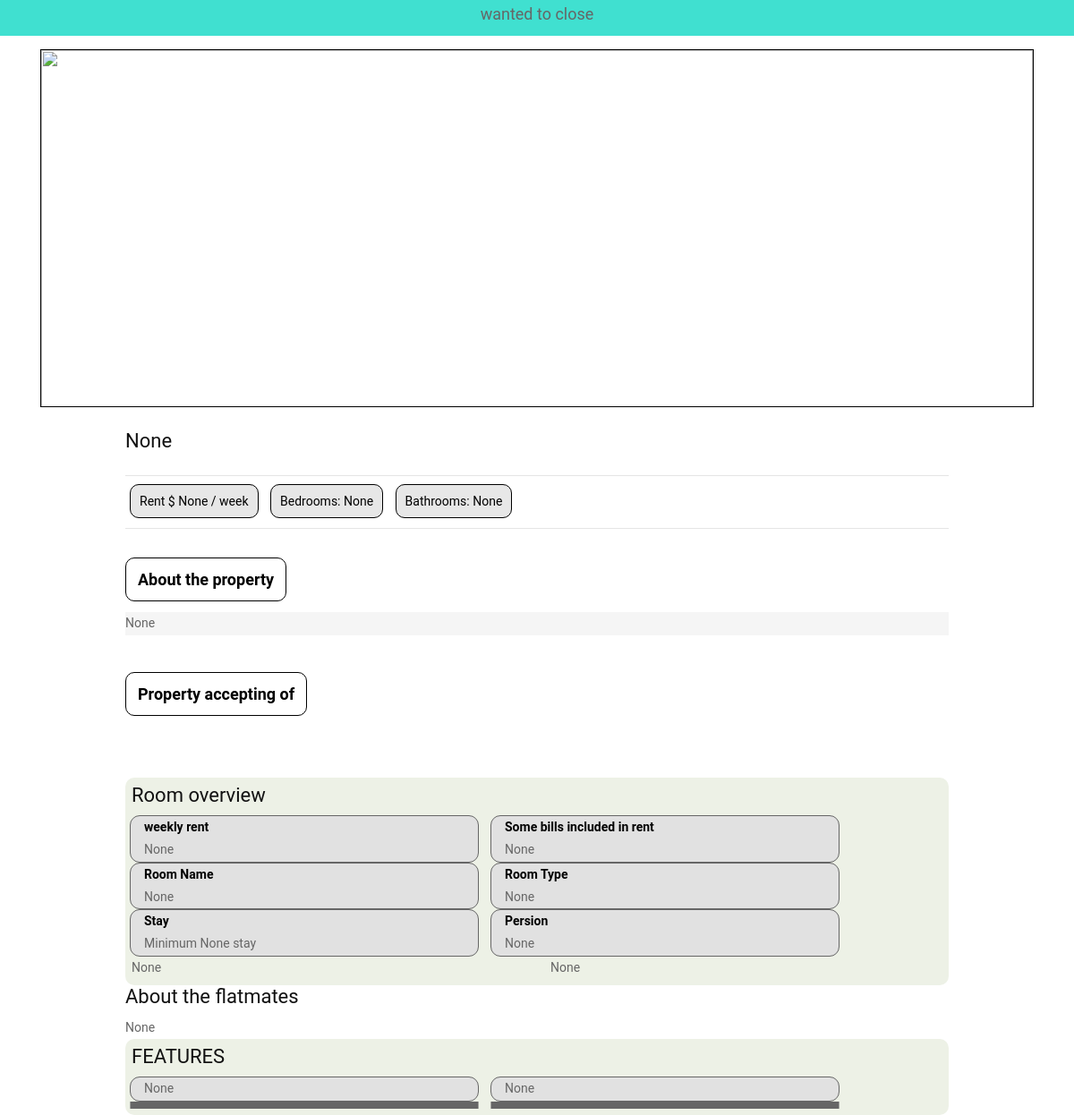
The app's page /details_page/9 with its own data.
### app_one/models.py (models this page shows, shortened)
class listing_of_accommodationthat_seller_offering(models.Model):
    class Meta:
        verbose_name_plural = 'listing of accommodationthat seller offering'
    link_with_user = models.ForeignKey(User_info_table, on_delete=models.CASCADE)
    Type_of_user_seller_or_finder = models.CharField(max_length=256, blank=True, null=True)
    model_offering_accommodation = models.CharField(max_length=256, blank=True, null=True)
    model_property = models.CharField(max_length=256, blank=True, null=True)
    model_Property_Address = models.CharField(max_length=256, blank=True, null=True)
    model_property_bedrooms = models.CharField(max_length=256, blank=True, null=True)
    model_property_bathrooms = models.CharField(max_length=256, blank=True, null=True)
    model_Parking = models.CharField(max_length=256, blank=True, null=True)
    model_Internet = models.CharField(max_length=256, blank=True, null=True)
    model_Total_number_of_flatmates = models.CharField(max_length=256, blank=True, null=True)
    model_Room_name = models.CharField(max_length=256, blank=True, null=True)
    model_Room_type = models.CharField(max_length=256, blank=True, null=True)
    model_Room_furnishings = models.CharField(max_length=256, blank=True, null=True)
    model_Bathroom_type = models.CharField(max_length=256, blank=True, null=True)
    model_Bed_Size = models.CharField(max_length=256, blank=True, null=True)
    model_Room_furnishings_features_Bed_side_table = models.CharField(max_length=256, blank=True, null=True)
    model_Room_furnishings_features_Wardrobe = models.CharField(max_length=256, blank=True, null=True)
    model_Room_furnishings_features_Drawers = models.CharField(max_length=256, blank=True, null=True)
    model_Room_furnishings_features_Air_conditioner = models.CharField(max_length=256, blank=True, null=True)
    model_Room_furnishings_features_Heater = models.CharField(max_length=256, blank=True, null=True)
    model_Room_furnishings_features_Desk = models.CharField(max_length=256, blank=True, null=True)
    model_Room_furnishings_features_Lamp = models.CharField(max_length=256, blank=True, null=True)
    model_Room_furnishings_features_Chair = models.CharField(max_length=256, blank=True, null=True)
    model_Room_furnishings_features_Couch = models.CharField(max_length=256, blank=True, null=True)
    model_Room_furnishings_features_TV = models.CharField(max_length=256, blank=True, null=True)
    model_Room_furnishings_features_Balcony = models.CharField(max_length=256, blank=True, null=True)
    model_Room_furnishings_features_Door_lock = models.CharField(max_length=256, blank=True, null=True)
    model_Room_furnishings_features_Kitchenette = models.CharField(max_length=256, blank=True, null=True)
    model_room_Weekly_rent = models.IntegerField(blank=True, null=True)
    model_room_changed_Bond = models.CharField(max_length=256, blank=True, null=True)
    model_room_changed_Bills = models.CharField(max_length=256, blank=True, null=True)
    model_Room_availability_Date = models.DateField(max_length=256, blank=True, null=True)
    model_Room_availability_Minimum_length_stay = models.CharField(max_length=256, blank=True, null=True)
    model_Room_availability_Maximum_length_stay = models.CharField(max_length=256, blank=True, null=True)
    model_Property_and_room_images_1 = models.ManyToManyField(accommodationthat_seller_offering_image, blank=True, null=True)
    model_Flatmate_Preference_name = models.CharField(max_length=256, blank=True, null=True)
    model_Accepting_Backpackers = models.CharField(max_length=256, blank=True, null=True)
    model_Accepting_Students = models.CharField(max_length=256, blank=True, null=True)
    model_Accepting_Smokers = models.CharField(max_length=256, blank=True, null=True)
    model_Accepting_LGBTI = models.CharField(max_length=256, blank=True, null=True)
    model_Accepting_years_olds = models.CharField(max_length=256, blank=True, null=True)
    model_Accepting_Children = models.CharField(max_length=256, blank=True, null=True)
    model_Accepting_Pets = models.CharField(max_length=256, blank=True, null=True)
    model_Accepting_Retirees = models.CharField(max_length=256, blank=True, null=True)
    model_Accepting_On_welfare = models.CharField(max_length=256, blank=True, null=True)
    Can_edit_or_not = models.CharField(max_length=256, blank=True, null=True)
    model_introduce_about_your_flatmates = models.TextField(blank=True, null=True)
    model_introduce_great_about_living = models.TextField(blank=True, null=True)
    Finder_Room_in_an_existing_sharehouse = models.CharField(max_length=256, blank=True, null=True)
    Finder_Whole_property_for_rent = models.CharField(max_length=256, blank=True, null=True)
    Finder_Studio = models.CharField(max_length=256, blank=True, null=True)
    Finder_Granny_flats = models.CharField(max_length=256, blank=True, null=True)
    Finder_One_bed_flat = models.CharField(max_length=256, blank=True, null=True)
    Finder_Homestay = models.CharField(max_length=256, blank=True, null=True)
    Finder_Shared_Room = models.CharField(max_length=256, blank=True, null=True)
    Finder_Student_Accommondation = models.CharField(max_length=256, blank=True, null=True)
    Subberb_tags = models.CharField(max_length=256, blank=True, null=True)
    Finder_Weekly_budget = models.IntegerField( blank=True, null=True)
    Finder_Preferred_move_date = models.DateField( blank=True, null=True)
    Finder_Preferred_length_of_stay = models.CharField(max_length=256, blank=True, null=True)
    Finder_Room_furnishings = models.CharField(max_length=256, blank=True, null=True)
    Finder_Internet = models.CharField(max_length=256, blank=True, null=True)
    Finder_Bathroom_type = models.CharField(max_length=256, blank=True, null=True)
    Finder_Parking = models.CharField(max_length=256, blank=True, null=True)
    Finder_Max_number_of_flatmates = models.CharField(max_length=256, blank=True, null=True)
    Finder_This_place_is_for = models.CharField(max_length=256, blank=True, null=True)
    Finder_Your_first_name = models.CharField(max_length=256, blank=True, null=True)
    Finder_Age = models.CharField(max_length=256, blank=True, null=True)
    Finder_The_gender_you_identify_as = models.CharField(max_length=256, blank=True, null=True)
    Finder_friends_Info_table = models.ManyToManyField(Finder_friends_all_Info_table, blank=True,null=True)
    Finder_image_get = models.ForeignKey(Finder_Profile_picturec_table, on_delete=models.CASCADE, blank=True,null=True)
    Finder_Employment_status_Working_full_time = models.CharField(max_length=256, blank=True, null=True)
    Finder_Employment_status_Working_part_time = models.CharField(max_length=256, blank=True, null=True)
    Finder_Employment_status_Working_holiday = models.CharField(max_length=256, blank=True, null=True)
    Finder_Employment_status_Retired = models.CharField(max_length=256, blank=True, null=True)
    Finder_Employment_status_Unemployed = models.CharField(max_length=256, blank=True, null=True)
    Finder_Employment_status_Backpacker = models.CharField(max_length=256, blank=True, null=True)
    Finder_Employment_status_Student = models.CharField(max_length=256, blank=True, null=True)
    Finder_Lifestyle_Smoker = models.CharField(max_length=256, blank=True, null=True)
    Finder_Lifestyle_LGBTI = models.CharField(max_length=256, blank=True, null=True)
    Finder_Lifestyle_Pets = models.CharField(max_length=256, blank=True, null=True)
    Finder_Lifestyle_Children = models.CharField(max_length=256, blank=True, null=True)
    Finder_great_to_live_with = models.CharField(max_length=256, blank=True, null=True)
    List_create_date_time = models.DateTimeField(default=datetime.now(), blank=True, null=True)
    List_create_date = models.DateField(default=date.today(), blank=True, null=True)

### app_one/views.py (the view)
# urls.py: path('details_page/<int:pk>', views.details_page, name='details_page'),
def details_page(request, pk):
    get_the_spacific_list = listing_of_accommodationthat_seller_offering.objects.get(id=pk)
    contex = {
        'get_the_spacific_list': get_the_spacific_list,
    }
    return render(request, 'details_page.html', contex)

### templates/details_page.html (shortened to what this page needs)
{% load static %}
<!DOCTYPE html>
<html lang="en">
<head>
  <link rel="stylesheet" href="{% static '' %}css/bootstrap.min.css">
  <link rel="stylesheet" href="{% static '' %}css/style.css">
  <link rel="stylesheet" href="{% static '' %}css/responsive.css">
  <link rel="stylesheet" href="{% static '' %}css/jquery.mCustomScrollbar.min.css">
  <link rel="stylesheet" href="https://cdnjs.cloudflare.com/ajax/libs/fancybox/2.1.5/jquery.fancybox.min.css" media="screen">
    <link rel="stylesheet" href="https://cdnjs.cloudflare.com/ajax/libs/font-awesome/4.7.0/css/font-awesome.min.css">
</head>
<body>
<div class="row" style="background-color: turquoise; text-align: center; height: 40px; font-size: 18px;">
      <div class="col-xs-12 col-sm-12 col-md-12 col-lg-12">wanted to close </div>
</div>
  <div class="container">
      <div id="image_show">
          <img src="{{ get_the_spacific_list.model_Property_and_room_images_1.first.model_Property_and_room_images_1.url }}" style="width: 100%;margin-top: 15px;border: 1px solid black;height: 400px;" />
      </div>
    <div class="row">
      <div class="col-xs-12 col-sm-12 col-md-1 col-lg-1"></div>
      <div class="col-xs-12 col-sm-12 col-md-10 col-lg-10" >
          <br>
          <h2 style="margin-bottom: 13px;">{{get_the_spacific_list.model_Property_Address}}</h2>
<hr>
          <span style="background-color: #e7e7e7; padding: 10px; border: 1px solid; border-radius: 10px; color: black; margin: 5px;">
              Rent &#36; {{get_the_spacific_list.model_room_Weekly_rent}} / week</span>
          <span style="background-color: #e7e7e7; padding: 10px; border: 1px solid; border-radius: 10px; color: black; margin: 5px;">
              Bedrooms: {{get_the_spacific_list.model_property_bedrooms}}</span>
          <span style="background-color: #e7e7e7; padding: 10px; border: 1px solid; border-radius: 10px; color: black; margin: 5px;">
              Bathrooms: {{get_the_spacific_list.model_property_bathrooms}}</span>
<hr>
          <br>
          <span  style="font-size: 18px;  color: black; font-weight: bold; border: 1px solid; padding: 13px; border-radius: 10px;">About the property</span>
          <div style="margin-top: 20px;  background-color: whitesmoke;">{{get_the_spacific_list.model_introduce_great_about_living}}</div>
          <br>
          <br>
          <span  style="font-size: 18px;  color: black; font-weight: bold; border: 1px solid; padding: 13px; border-radius: 10px;">Property accepting of</span>
          <br>
          <br>
<br>
<br>
 <div style="background-color: #edf1e6;border-radius: 10px;padding: 7px;">
<h2>Room overview</h2>
<div class="row">
    <div class="col-xs-12 col-sm-12 col-md-5 col-lg-5" style="background-color: #e1e1e1; border: 1px solid; border-radius: 11px;  margin-left: 13px;"><span style="color: black; font-weight: bold;">weekly rent</span><br>{{get_the_spacific_list.model_room_Weekly_rent}}</div>
<div class="col-xs-12 col-sm-12 col-md-5 col-lg-5" style="background-color: #e1e1e1; border: 1px solid; border-radius: 11px;  margin-left: 13px;"><span style="color: black; font-weight: bold;">Some bills included in rent</span><br>{{get_the_spacific_list.model_Room_availability_Minimum_length_stay}}</div>
</div>
<div class="row">
<div class="col-xs-12 col-sm-12 col-md-5 col-lg-5" style="background-color: #e1e1e1; border: 1px solid; border-radius: 11px;  margin-left: 13px;"><span style="color: black; font-weight: bold;">Room Name</span><br>{{get_the_spacific_list.model_Room_name}}</div>
<div class="col-xs-12 col-sm-12 col-md-5 col-lg-5" style="background-color: #e1e1e1; border: 1px solid; border-radius: 11px;  margin-left: 13px;"><span style="color: black; font-weight: bold;">Room Type</span><br>{{get_the_spacific_list.model_Room_type}}</div>
</div>
<div class="row">
<div class="col-xs-12 col-sm-12 col-md-5 col-lg-5" style="background-color: #e1e1e1; border: 1px solid; border-radius: 11px;  margin-left: 13px;"><span style="color: black; font-weight: bold;">Stay</span><br>Minimum {{get_the_spacific_list.model_Room_availability_Minimum_length_stay}} stay</div>
<div class="col-xs-12 col-sm-12 col-md-5 col-lg-5" style="background-color: #e1e1e1; border: 1px solid; border-radius: 11px;  margin-left: 13px;"><span style="color: black; font-weight: bold;">Persion</span><br>{{get_the_spacific_list.model_Flatmate_Preference_name}}</div>
</div>
<div class="row">
<div class="col-xs-12 col-sm-12 col-md-6 col-lg-6">{{get_the_spacific_list.model_Room_furnishings}}</div>
<div class="col-xs-12 col-sm-12 col-md-6 col-lg-6">{{get_the_spacific_list.model_Parking}}</div>
</div>
</div>
<h2>
    About the flatmates
</h2>{{get_the_spacific_list.model_introduce_about_your_flatmates}}
      <div style="background-color: #edf1e6;border-radius: 10px;padding: 7px;">
   <h2> FEATURES</h2>
       <div class="row">
           <div class="col-xs-12 col-sm-12 col-md-5 col-lg-5" style="background-color: #e1e1e1; border: 1px solid; border-radius: 11px;  margin-left: 13px;">{{get_the_spacific_list.model_Room_furnishings_features_Bed_side_table}}</div>
           <div class="col-xs-12 col-sm-12 col-md-5 col-lg-5" style="background-color: #e1e1e1; border: 1px solid; border-radius: 11px;  margin-left: 13px;">{{get_the_spacific_list.model_Room_furnishings_features_Wardrobe}}</div>
       </div>
       <div class="row">
           <div class="col-xs-12 col-sm-12 col-md-5 col-lg-5" style="background-color: #e1e1e1; border: 1px solid; border-radius: 11px;  margin-left: 13px;"></div>
           <div class="col-xs-12 col-sm-12 col-md-5 col-lg-5" style="background-color: #e1e1e1; border: 1px solid; border-radius: 11px;  margin-left: 13px;"></div>
       </div>
       <div class="row">
           <div class="col-xs-12 col-sm-12 col-md-5 col-lg-5" style="background-color: #e1e1e1; border: 1px solid; border-radius: 11px;  margin-left: 13px;"></div>
           <div class="col-xs-12 col-sm-12 col-md-5 col-lg-5" style="background-color: #e1e1e1; border: 1px solid; border-radius: 11px;  margin-left: 13px;"></div>
       </div>
       <div class="row">
           <div class="col-xs-12 col-sm-12 col-md-5 col-lg-5" style="background-color: #e1e1e1; border: 1px solid; border-radius: 11px;  margin-left: 13px;"></div>
           <div class="col-xs-12 col-sm-12 col-md-5 col-lg-5" style="background-color: #e1e1e1; border: 1px solid; border-radius: 11px;  margin-left: 13px;"></div>
       </div>
       <div class="row">
           <div class="col-xs-12 col-sm-12 col-md-5 col-lg-5" style="background-color: #e1e1e1; border: 1px solid; border-radius: 11px;  margin-left: 13px;"></div>
           <div class="col-xs-12 col-sm-12 col-md-5 col-lg-5" style="background-color: #e1e1e1; border: 1px solid; border-radius: 11px;  margin-left: 13px;"></div>
       </div>
    </div>
      </div>
      <div class="col-xs-12 col-sm-12 col-md-1 col-lg-1"></div>
    </div>
  </div>
</body>
</html>

### static/css/style.css (style rules this page uses)
* { box-sizing: border-box !important; }
html { scroll-behavior: smooth; }
body { color: #666666; font-size: 14px; font-family: 'Roboto', sans-serif; line-height: 1.80857; font-weight: normal; overflow-x: hidden; }
h1, h2, h3, h4, h5, h6 { letter-spacing: 0; font-weight: normal; position: relative; padding: 0 0 10px 0; font-weight: normal; line-height: normal; color: #111111; margin: 0 }
h2 { font-size: 22px }
*, *::after, *::before { -webkit-box-sizing: border-box; -moz-box-sizing: border-box; box-sizing: border-box; }
img { max-width: 100%; height: auto; }

### records on screen
listing_of_accommodationthat_seller_offering: model_Property_Address "None", model_room_Weekly_rent "None", model_property_bedrooms "None", model_property_bathrooms "None", model_introduce_great_about_living "None", model_Room_availability_Minimum_length_stay "None", model_Room_name "None", model_Room_type "None", model_Flatmate_Preference_name "None", model_Room_furnishings "None", model_Parking "None", model_introduce_about_your_flatmates "None", model_Room_furnishings_features_Bed_side_table "None", model_Room_furnishings_features_Wardrobe "None"
